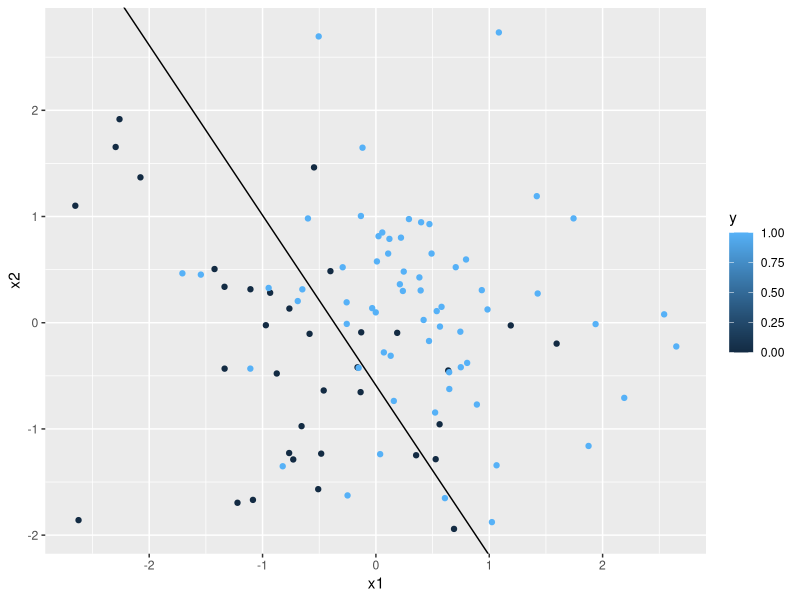

This chart was generated by the following R code:
#-------------------------------------------------------------------
# Update Date: 01/20/2019
# Create Date: 01/20/2019
# Goal: implement fisher score and gradient descent of logisitic regression
# Author: Haoyu Zhang
#-------------------------------------------------------------------
#---------------------------------------

n <- 100
x1 = rnorm(n)
x2 = rnorm(n)

logit_inv <- function(x){
  exp(x)/(1+exp(x))
}

p = logit_inv(1+x1*2+x2*1)

y = rbinom(n,1,p)

library(ggplot2)
data <- data.frame(y=y,x1=x1,x2=x2)

 
model <- glm(y~x1+x2,family=binomial)
beta <- summary(model)$coefficient[,1]

ab_fun <- function(beta){
  a = -beta[1]/beta[2]
  b = -beta[2]/beta[3]
  return(c(a,b))
}
ab <- ab_fun(beta)
ggplot(data,aes(x1,x2)) + geom_point(aes(color = y))+
  geom_abline(intercept= ab[1],
              slope = ab[2])
y_predict <- ifelse(logit_inv(predict(model))>0.5,1,0)
error <- mean((y-y_predict)^2)






theta_old = c(0,1,1)
x  = cbind(1,x1,x2)
#############gradient descent
n.up = 100
alpha = 0.1
for(i in 1:n.up){
  print(i)
  ab <- ab_fun(theta_old)
  p1 = ggplot(data,aes(x1,x2)) + geom_point(aes(color = y))+
    geom_abline(intercept= ab[1],
                slope = ab[2])
  #print(p1)
  theta_new = theta_old + alpha*t(x)%*%(y-logit_inv(x%*%theta_old))
  error = max(abs(theta_new-theta_old))
  if(error<1/(10*n)){
    break
  }
  theta_old = theta_new
  print(theta_new)
  Sys.sleep(1)  
}


theta_old = c(0,1,1)
x  = cbind(1,x1,x2)
#############fisher scoring
n.up = 100
alpha = 0.1
#save matrix x_i * x_i^t
#save as a list
x_list <- list()
for(i in 1:n){
  x_list[[i]] <- crossprod(t(x[i,]),x[i,])
}
infor_fun <- function(x_list,w_vec,p){
  infor <- matrix(0,p,p)
  for(i in 1:length(w_vec)){
  infor <- infor + w_vec[i]*x_list[[i]]    
  }
  return(infor)
}
p <- length(theta_old)
for(i in 1:n.up){
  print(i)
  ab <- ab_fun(theta_old)
  p1 = ggplot(data,aes(x1,x2)) + geom_point(aes(color = y))+
    geom_abline(intercept= ab[1],
                slope = ab[2])
  mu = logit_inv(x%*%theta_old)
  w = mu*(1-mu)
  infor <- infor_fun(x_list,w,p)
    
  theta_new = theta_old + solve(infor)%*%t(x)%*%(y-mu)
  error = max(abs(theta_new-theta_old))
  if(error<1/(10*n)){
    break
  }
  theta_old = theta_new
  print(theta_new)
  Sys.sleep(1)  
}

